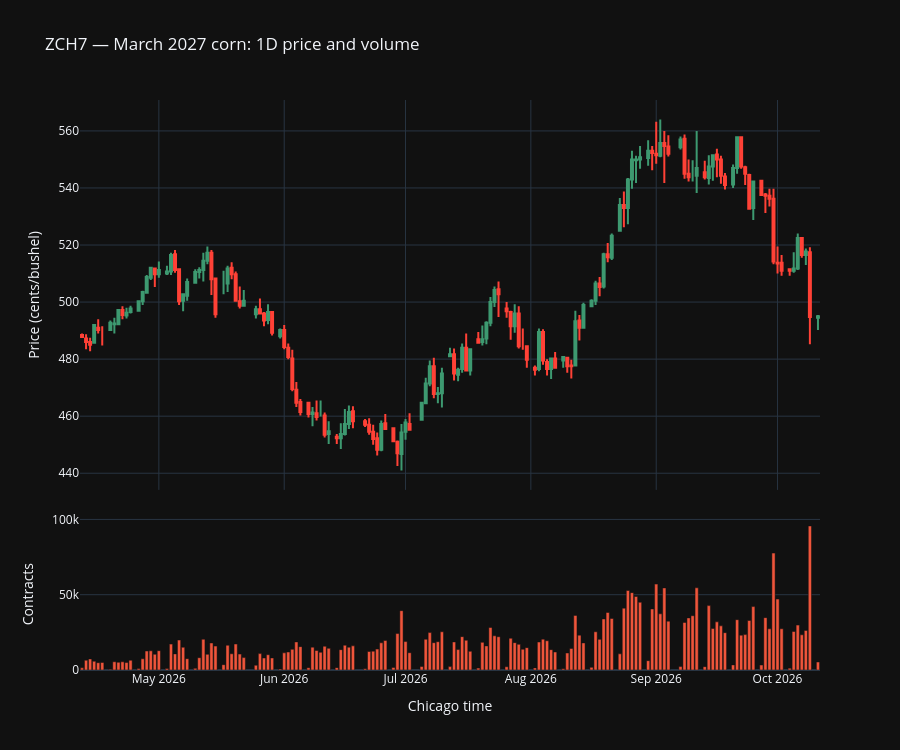

Write notebook code for a chart like this one.
### Code cell
def trades_by_event_time(df):
    out = df.copy()
    source = out["ts_event"] if "ts_event" in out.columns else out.index
    out.index = pd.DatetimeIndex(pd.to_datetime(source, utc=True)).tz_convert(TIMEZONE)
    out.index.name = "event_time"
    return out.sort_index(kind="stable")


def make_trade_bars(df, rule="1D"):
    if df.empty:
        return pd.DataFrame(columns=["open", "high", "low", "close", "volume", "trade_count"])
    # Invalid/nonpositive trade records do not contribute to the chart.
    valid = df.loc[df["price"].notna() & df["size"].notna()
                   & df["price"].gt(0) & df["size"].gt(0)]
    prices = valid["price"].resample(rule).ohlc()
    prices["volume"] = valid["size"].resample(rule).sum()
    prices["trade_count"] = valid["size"].resample(rule).count()
    return prices.dropna(subset=["open", "high", "low", "close"])


def price_volume_chart(bars, title):
    if bars.empty:
        raise ValueError("No valid trades in this chart range.")
    fig = make_subplots(rows=2, cols=1, shared_xaxes=True,
                        vertical_spacing=0.05, row_heights=[0.72, 0.28])
    fig.add_trace(go.Candlestick(
        x=bars.index, open=bars["open"], high=bars["high"],
        low=bars["low"], close=bars["close"], name="Trade price",
    ), row=1, col=1)
    fig.add_trace(go.Bar(x=bars.index, y=bars["volume"], name="Volume"), row=2, col=1)
    fig.update_layout(title=title, height=750, showlegend=False,
                      xaxis_rangeslider_visible=False, hovermode="x unified")
    fig.update_yaxes(title_text="Price (cents/bushel)", row=1, col=1)
    fig.update_yaxes(title_text="Contracts", row=2, col=1)
    fig.update_xaxes(title_text="Chicago time", row=2, col=1)
    return fig

# Keep the received records in `trades`; build chart data separately.
trades_ct = trades_by_event_time(trades)
bars = make_trade_bars(trades_ct, BAR_RULE)
print(f"{len(bars):,} bars; {bars['volume'].sum():,.0f} contracts traded")
display(bars.tail())
fig = price_volume_chart(bars, f"{SYMBOL} — March 2027 corn: {BAR_RULE} price and volume")
fig.show()

### Figure 1 — Plotly figure (JSON) as saved in the notebook; plotly's stock layout.template omitted (floating-point values rounded to 4 significant figures; data arrays with more than 128 entries replaced by an {"elided": "..."} marker saying what was removed)
{"data": [{"close": {"elided": "153 float values"}, "high": {"elided": "153 float values"}, "low": {"elided": "153 float values"}, "name": "Trade price", "open": {"elided": "153 float values"}, "type": "candlestick", "x": {"elided": "153 str values"}, "xaxis": "x", "yaxis": "y"}, {"name": "Volume", "type": "bar", "x": {"elided": "153 str values"}, "xaxis": "x2", "y": {"elided": "153 int values"}, "yaxis": "y2"}], "layout": {"height": 750, "hovermode": "x unified", "showlegend": false, "title": {"text": "ZCH7 — March 2027 corn: 1D price and volume"}, "xaxis": {"anchor": "y", "domain": [0, 1], "matches": "x2", "rangeslider": {"visible": false}, "showticklabels": false}, "xaxis2": {"anchor": "y2", "domain": [0, 1], "title": {"text": "Chicago time"}}, "yaxis": {"anchor": "x", "domain": [0.316, 1], "title": {"text": "Price (cents/bushel)"}}, "yaxis2": {"anchor": "x2", "domain": [0, 0.266], "title": {"text": "Contracts"}}}}
